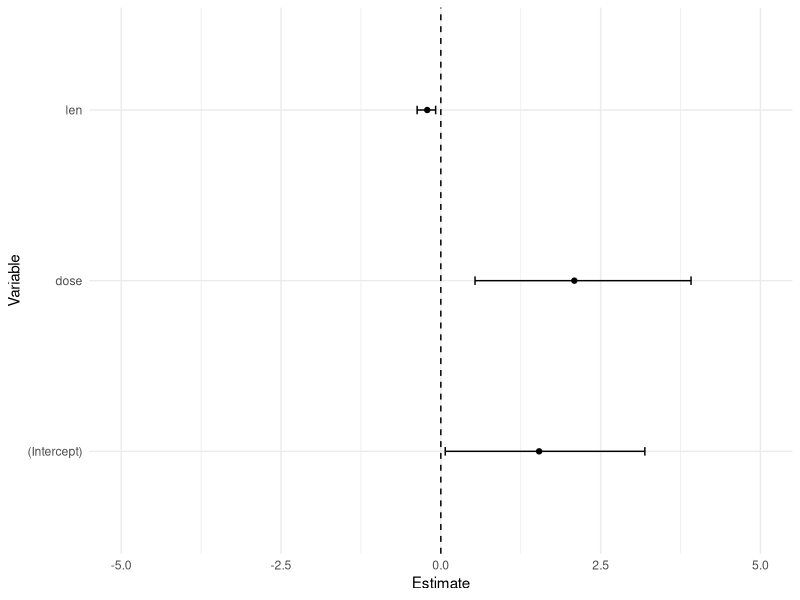
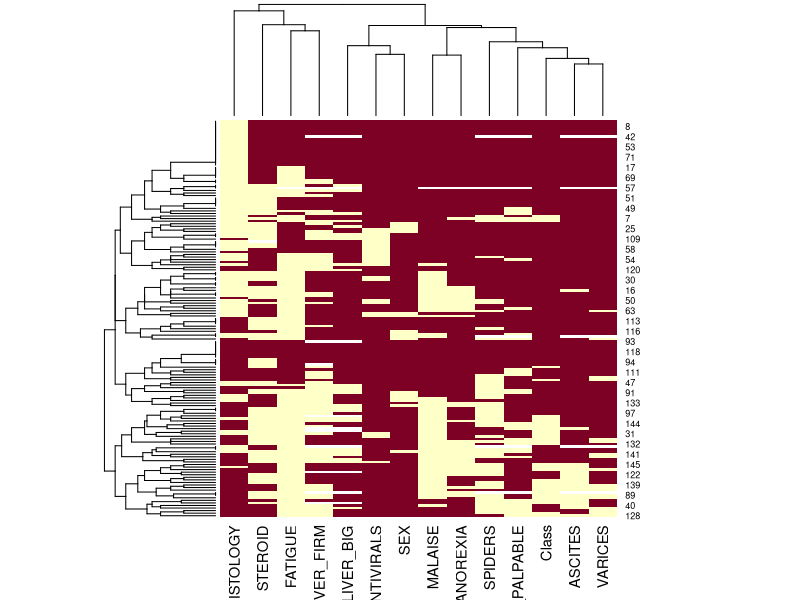
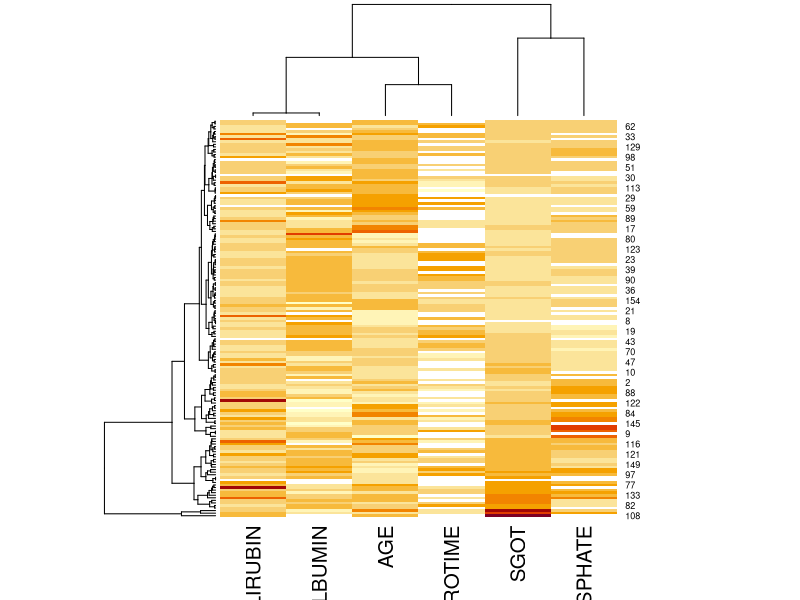
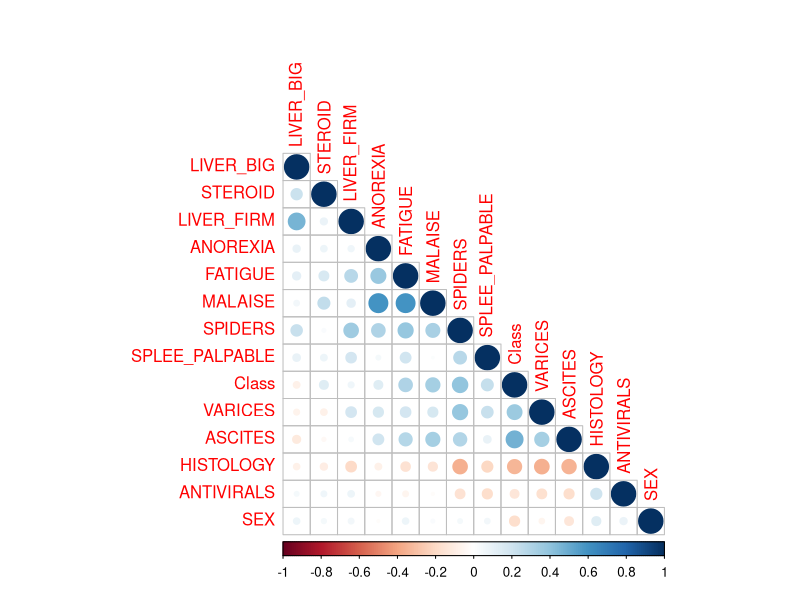
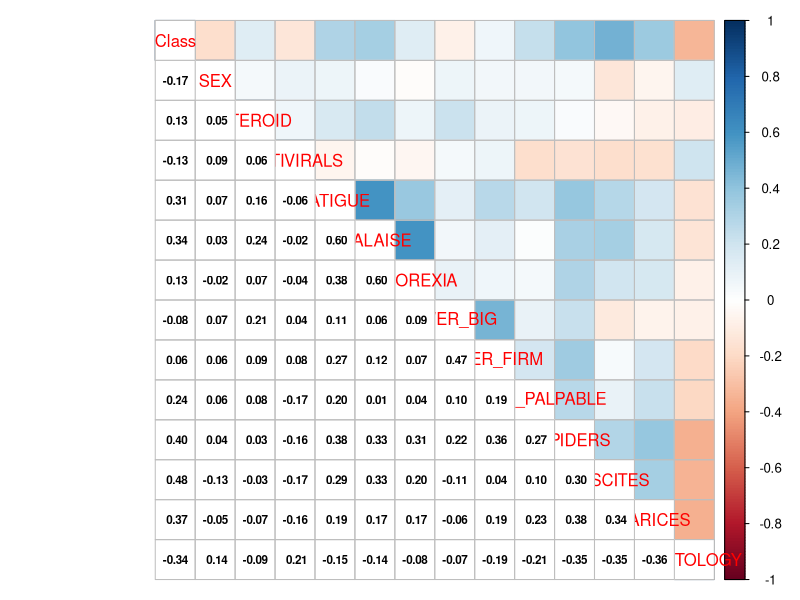

Write R code to recreate these figures, in order.

library(plyr)
library(tidyverse)
library(gplots)
library(corrplot)
library(GGally)

######### HEPATATIS ###############

# rawhepatitis <- read_csv("./workshops/4_data_visualization/material/hepatitis.csv", na = "?")
# glimpse(hepatitis)
# 
# rawhepatitis$Class <- revalue(factor(rawhepatitis$Class), c("1"="DIE", "2"="LIVE") )
# rawhepatitis$SEX <- revalue(factor(rawhepatitis$SEX), c("1"="male","2"="female"))
# 
# clean_hepatitis <- rawhepatitis %>% mutate_at(vars(STEROID:VARICES, HISTOLOGY), as.factor) %>% 
#   mutate_at(vars(STEROID:VARICES, HISTOLOGY), funs(case_when(. == 1 ~ "No", . ==  2 ~ "Yes" )))
# 
# clean_hepatitis %>% write_csv("./workshops/4_data_visualization/material/clean_hepatitis.csv")

#### ToothGrowth

# Logistic model to use as example
model <- glm(supp ~ len + dose, family = "binomial", data = ToothGrowth)
summary(model)

# Extract the estimates and the confidence intervals into a tibble
toforest <- cbind("Beta" = coef(model), confint(model)) %>%
  # Rownames to specify in which column the row names will be stored
  as_tibble(., rownames = "Variable")

toforest %>% ggplot(aes(y = Variable, x = Beta, xmin = `2.5 %`, xmax = `97.5 %`)) +
  # Add points for the estimates
  geom_point(color = 'black') +
  # Add horizontal errorbar using the xmin and xmax specified 
  geom_errorbarh(height = .05) +
  # Change the lower and upper limits of the plot
  scale_x_continuous(limits=c(-5,5), name='Estimate') +
  ylab('Variable') +
  # Add vertical line
  geom_vline(xintercept=0, color='black', linetype='dashed') +
  theme_minimal()
  


#### Hepatitis
clean_hepatitis <- read_csv("./workshops/4_data_visualization/material/clean_hepatitis.csv")
clean_hepatitis <- clean_hepatitis %>% mutate_if(is.character, as.factor)


hep_mat_factors <- as.matrix(clean_hepatitis %>% select_if(is.factor) %>% mutate_all(as.numeric))

heatmap(hep_mat_factors, scale="none")

hep_mat_numeric <- clean_hepatitis %>% select_if(is.numeric)  %>% as.matrix()
heatmap(hep_mat_numeric, scale="col")


cormat <- cor(hep_mat_factors, use = "pairwise.complete.obs", method = "pearson")
corrplot(cormat, type = "lower", order = "AOE")
corrplot.mixed(cormat, lower.col = "black", upper = "color", number.cex = .7)
